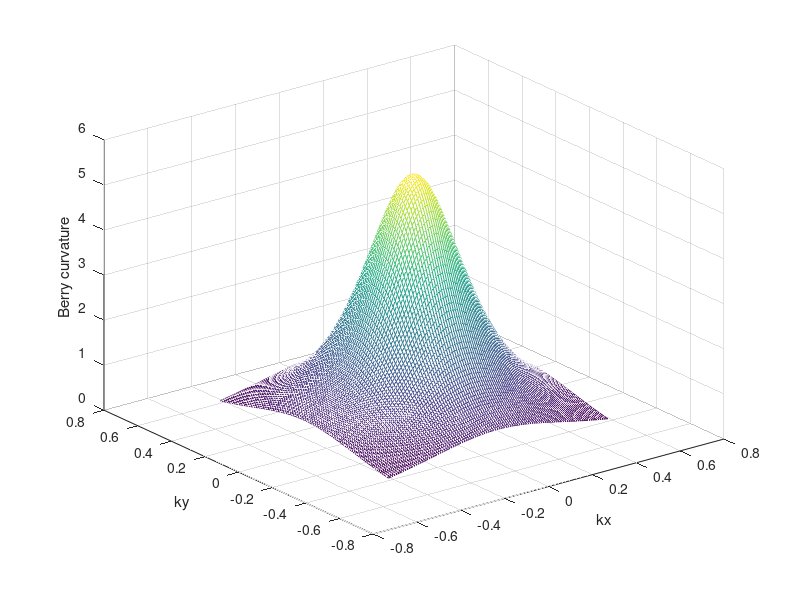

This figure's MATLAB source:
%liuzhao@ustc
%04-05-2018

close all;
clear all;
clc;

%%%% dimension of the system %%%%%%%
N=4;

%%%%Pauli matrix
%%%%sub for sublattice degree of freedom%%%%%%
%%%%pes for pseudospin or orbital degree of freedom%%%%
%%%%val for valley degree of freedom%%%%%%%
%%%%spi for spin declgree of freedom%%%%%%%%%
unitm=eye(2,2);
sub_x=[0, 1;
       1, 0];
sub_y=[0, -i;
        i, 0];
sub_z=[1, 0;
       0,-1];
val_x=[0, 1;
       1, 0];
val_y=[0, -i;
        i, 0];
val_z=[1, 0;
       0,-1];

%%%% efficient of Pauli matrix %%%%%%
a13=1;
a20=1;
a30=0.2;
a33=0.1;

%%%% manifold range %%%%%%
stepx=0.01;
stepy=0.01;
kx=-0.5:stepx:0.5;
ky=-0.5:stepy:0.5;
ds=stepx*stepy;      % area of squares

%%%% calculation the berry curvature%%%
omegaxy=zeros(N,length(kx),length(ky));
%omega1=zeros(length(kx),length(ky));
chern_sum=zeros(N,length(kx));
chern=zeros(N);
for r=1:length(kx)
    for j=1:length(ky)
        %%%%Total Hamiltonian
        H=a13*kx(r)*kron(sub_x,val_z)+a20*ky(j)*kron(sub_y,unitm)+a30*kron(sub_z,unitm)+a33*kron(sub_z,val_z);
        %fprintf('value of H is: ')  %test line, fprintf means print string
        %display(H)                  %test line, display here means print matrix
        %%%%Hx=partialH/partialkx
        %%%%Hy=partialH/partialky
        Hx=a13*kron(sub_x,val_z); 
        %fprintf('value of Hx is: ')  %test line
        %display(Hx)                  %test line
        Hy=a20*kron(sub_y,unitm);
        %fprintf('value of Hy is: ')  %test line
        %display(Hy)                  %test line
 
        %%%%Solve total Hamiltonian
        [v,d]=eig(H);               
        d_val=real(eig(H));
        [d_sort,d_index]=sort(d_val);    %here v_val, d_sort, d_index are same size
        v_sort=v(:,d_index);             %sort eigenvector(column) by order of eigenvalue
        %fprintf('value of d_val is: ')  %test line
        %display(d_val)                  %test line
        
        %%%%Normalize eigenvectors
        for t=1:N
            v_so(:,t)=v_sort(:,t)/norm(v_sort(:,t));
        end
        %fprintf('value of v_so is: ')   %test line
        %display(v_so)                   %test line
  
        %%%%Berry curvature of lower band  
        for m=1:N
            omega=0;   
            for n=1:N
                if n==m
                    omega=0;
                else
                %fprintf('value of n is: %d\n', n)    %test line
                %fprintf('value of m is: %d\n', m)    %test line      
                de=power(d_sort(m)-d_sort(n)+eps,-2); 
                %fprintf('value of d_sort(m) is: %d\n', d_sort(m))  %test line
                %fprintf('value of d_sort(n) is: %d\n', d_sort(n))  %test line
                %fprintf('value of de is: %d\n', de)                %test line
                mHxn=v_so(:,m)'*Hx*v_so(:,n);
                %fprintf('value of mHxn is: %d\n')        %test line
                %display(mHxn)                        %test line
                nHym=v_so(:,n)'*Hy*v_so(:,m);
                %fprintf('value of nHym is: %d\n')        %test line
                %display(nHym)                        %test line
                mHyn=v_so(:,m)'*Hy*v_so(:,n);
                %fprintf('value of mHyn is: %d\n')        %test line
                %display(mHyn)                        %test line
                nHxm=v_so(:,n)'*Hx*v_so(:,m);
                %fprintf('value of nHxm is: %d\n')        %test line
                %display(nHxm)                        %test line
                dH=mHxn*nHym-mHyn*nHxm;
                %fprintf('value of dH is: %d\n')      %test line
                %display(dH)                          %test line
                omega=omega+de*dH;                    %the value is pure imaginary
                %fprintf('value of omega is: %d\n')   %test line
                %display(omega)                       %test line
                end
            end
            omega(isnan(omega))=0;        %change NaN to zero
            omegaxy(m,r,j)=i*omega;   
            %fprintf('Berry curvature is: ')      %test line
            %display(omegaxy(m,r,j))              %test line
        end        
        chern_sum(1,r)=chern_sum(1,r)+power(3*pi,-1)*real(omegaxy(1,r,j))*ds;   
    end
    chern(1)=chern(1)+chern_sum(1,r);
end

%%% print Chern number of lower band
fprintf('Chern number of lower band is: %d\n', chern(1))

%%% plot the result
omega1(:,:)=real(omegaxy(1,:,:));       %Change complex to real to plot surface
mesh(kx,ky,omega1);
%surfl(kx,ky,omega1);
grid on;
xlabel('kx');
ylabel('ky');
zlabel('Berry curvature');

                    